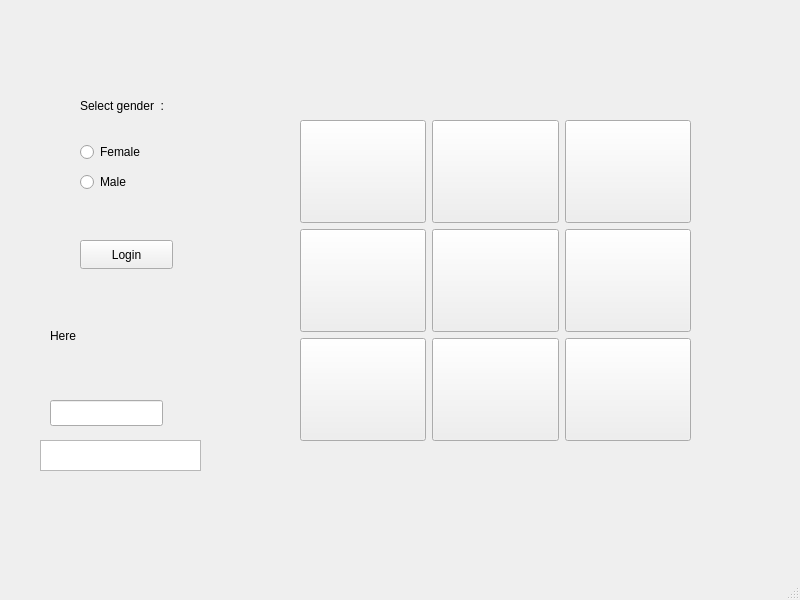
<?xml version="1.0" encoding="UTF-8"?>
<ui version="4.0">
 <class>MainWindow</class>
 <widget class="QMainWindow" name="MainWindow">
  <property name="geometry">
   <rect>
    <x>0</x>
    <y>0</y>
    <width>800</width>
    <height>600</height>
   </rect>
  </property>
  <property name="windowTitle">
   <string>MainWindow</string>
  </property>
  <widget class="QWidget" name="centralwidget">
   <widget class="QRadioButton" name="radioButton_male">
    <property name="geometry">
     <rect>
      <x>80</x>
      <y>170</y>
      <width>110</width>
      <height>24</height>
     </rect>
    </property>
    <property name="text">
     <string>Male</string>
    </property>
   </widget>
   <widget class="QPushButton" name="pushButton_Login">
    <property name="geometry">
     <rect>
      <x>80</x>
      <y>240</y>
      <width>93</width>
      <height>29</height>
     </rect>
    </property>
    <property name="text">
     <string>Login</string>
    </property>
   </widget>
   <widget class="QRadioButton" name="radioButtonFemale">
    <property name="geometry">
     <rect>
      <x>80</x>
      <y>140</y>
      <width>110</width>
      <height>24</height>
     </rect>
    </property>
    <property name="text">
     <string>Female</string>
    </property>
   </widget>
   <widget class="QLabel" name="Last_Gender">
    <property name="geometry">
     <rect>
      <x>50</x>
      <y>300</y>
      <width>201</width>
      <height>71</height>
     </rect>
    </property>
    <property name="text">
     <string>Here</string>
    </property>
   </widget>
   <widget class="QLabel" name="label_2">
    <property name="geometry">
     <rect>
      <x>80</x>
      <y>80</y>
      <width>131</width>
      <height>51</height>
     </rect>
    </property>
    <property name="text">
     <string>Select gender  :</string>
    </property>
   </widget>
   <widget class="QWidget" name="gridLayoutWidget">
    <property name="geometry">
     <rect>
      <x>300</x>
      <y>120</y>
      <width>391</width>
      <height>321</height>
     </rect>
    </property>
    <property name="sizePolicy">
     <sizepolicy hsizetype="Expanding" vsizetype="Expanding">
      <horstretch>0</horstretch>
      <verstretch>0</verstretch>
     </sizepolicy>
    </property>
    <layout class="QGridLayout" name="gridLayout">
     <item row="0" column="1">
      <widget class="QPushButton" name="pushButton_5">
       <property name="sizePolicy">
        <sizepolicy hsizetype="Expanding" vsizetype="Expanding">
         <horstretch>0</horstretch>
         <verstretch>0</verstretch>
        </sizepolicy>
       </property>
       <property name="text">
        <string/>
       </property>
      </widget>
     </item>
     <item row="1" column="1">
      <widget class="QPushButton" name="pushButton_6">
       <property name="sizePolicy">
        <sizepolicy hsizetype="Expanding" vsizetype="Expanding">
         <horstretch>0</horstretch>
         <verstretch>0</verstretch>
        </sizepolicy>
       </property>
       <property name="text">
        <string/>
       </property>
      </widget>
     </item>
     <item row="0" column="0">
      <widget class="QPushButton" name="pushButton_3">
       <property name="sizePolicy">
        <sizepolicy hsizetype="Expanding" vsizetype="Expanding">
         <horstretch>0</horstretch>
         <verstretch>0</verstretch>
        </sizepolicy>
       </property>
       <property name="text">
        <string/>
       </property>
      </widget>
     </item>
     <item row="0" column="2">
      <widget class="QPushButton" name="pushButton_4">
       <property name="sizePolicy">
        <sizepolicy hsizetype="Expanding" vsizetype="Expanding">
         <horstretch>0</horstretch>
         <verstretch>0</verstretch>
        </sizepolicy>
       </property>
       <property name="text">
        <string/>
       </property>
      </widget>
     </item>
     <item row="2" column="2">
      <widget class="QPushButton" name="pushButton_8">
       <property name="sizePolicy">
        <sizepolicy hsizetype="Expanding" vsizetype="Expanding">
         <horstretch>0</horstretch>
         <verstretch>0</verstretch>
        </sizepolicy>
       </property>
       <property name="text">
        <string/>
       </property>
      </widget>
     </item>
     <item row="1" column="0">
      <widget class="QPushButton" name="pushButton">
       <property name="sizePolicy">
        <sizepolicy hsizetype="Expanding" vsizetype="Expanding">
         <horstretch>0</horstretch>
         <verstretch>0</verstretch>
        </sizepolicy>
       </property>
       <property name="text">
        <string/>
       </property>
      </widget>
     </item>
     <item row="2" column="1">
      <widget class="QPushButton" name="pushButton_7">
       <property name="sizePolicy">
        <sizepolicy hsizetype="Expanding" vsizetype="Expanding">
         <horstretch>0</horstretch>
         <verstretch>0</verstretch>
        </sizepolicy>
       </property>
       <property name="text">
        <string/>
       </property>
      </widget>
     </item>
     <item row="2" column="0">
      <widget class="QPushButton" name="pushButton_2">
       <property name="sizePolicy">
        <sizepolicy hsizetype="Expanding" vsizetype="Expanding">
         <horstretch>0</horstretch>
         <verstretch>0</verstretch>
        </sizepolicy>
       </property>
       <property name="text">
        <string/>
       </property>
      </widget>
     </item>
     <item row="1" column="2">
      <widget class="QPushButton" name="pushButton_9">
       <property name="sizePolicy">
        <sizepolicy hsizetype="Expanding" vsizetype="Expanding">
         <horstretch>0</horstretch>
         <verstretch>0</verstretch>
        </sizepolicy>
       </property>
       <property name="text">
        <string/>
       </property>
      </widget>
     </item>
    </layout>
   </widget>
   <widget class="QLineEdit" name="lineEdit">
    <property name="geometry">
     <rect>
      <x>50</x>
      <y>400</y>
      <width>113</width>
      <height>26</height>
     </rect>
    </property>
    <property name="text">
     <string/>
    </property>
   </widget>
   <widget class="QTextEdit" name="textEdit">
    <property name="geometry">
     <rect>
      <x>40</x>
      <y>440</y>
      <width>161</width>
      <height>31</height>
     </rect>
    </property>
   </widget>
  </widget>
  <widget class="QMenuBar" name="menubar">
   <property name="geometry">
    <rect>
     <x>0</x>
     <y>0</y>
     <width>800</width>
     <height>26</height>
    </rect>
   </property>
  </widget>
  <widget class="QStatusBar" name="statusbar"/>
 </widget>
 <resources/>
 <connections/>
</ui>
